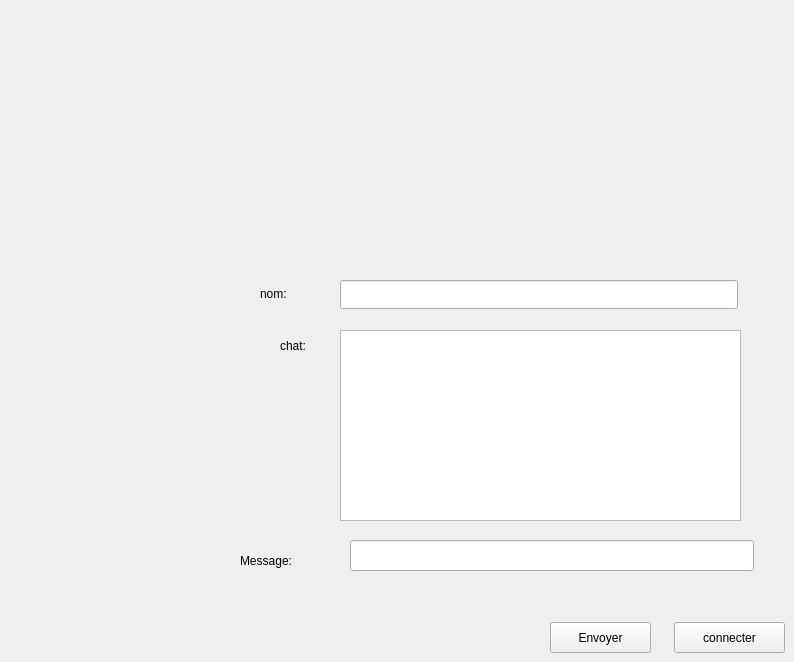
    <widget class="QWidget" name="Page_Chat">
     <widget class="QLabel" name="label_106">
      <property name="geometry">
       <rect>
        <x>260</x>
        <y>283</y>
        <width>47</width>
        <height>21</height>
       </rect>
      </property>
      <property name="text">
       <string>nom:</string>
      </property>
     </widget>
     <widget class="QLineEdit" name="le_nickname">
      <property name="geometry">
       <rect>
        <x>340</x>
        <y>280</y>
        <width>398</width>
        <height>29</height>
       </rect>
      </property>
     </widget>
     <widget class="QPushButton" name="pb_envoyer">
      <property name="geometry">
       <rect>
        <x>550</x>
        <y>622</y>
        <width>101</width>
        <height>31</height>
       </rect>
      </property>
      <property name="text">
       <string>Envoyer</string>
      </property>
     </widget>
     <widget class="QLabel" name="label_105">
      <property name="geometry">
       <rect>
        <x>240</x>
        <y>540</y>
        <width>71</width>
        <height>41</height>
       </rect>
      </property>
      <property name="text">
       <string>Message:</string>
      </property>
     </widget>
     <widget class="QLabel" name="label_107">
      <property name="geometry">
       <rect>
        <x>280</x>
        <y>330</y>
        <width>47</width>
        <height>31</height>
       </rect>
      </property>
      <property name="text">
       <string>chat:</string>
      </property>
     </widget>
     <widget class="QTextEdit" name="textEdit">
      <property name="geometry">
       <rect>
        <x>340</x>
        <y>330</y>
        <width>401</width>
        <height>191</height>
       </rect>
      </property>
     </widget>
     <widget class="QPushButton" name="pb_connecter">
      <property name="geometry">
       <rect>
        <x>674</x>
        <y>622</y>
        <width>111</width>
        <height>31</height>
       </rect>
      </property>
      <property name="text">
       <string>connecter</string>
      </property>
     </widget>
     <widget class="QLineEdit" name="le_message">
      <property name="geometry">
       <rect>
        <x>350</x>
        <y>540</y>
        <width>404</width>
        <height>31</height>
       </rect>
      </property>
     </widget>
    </widget>
